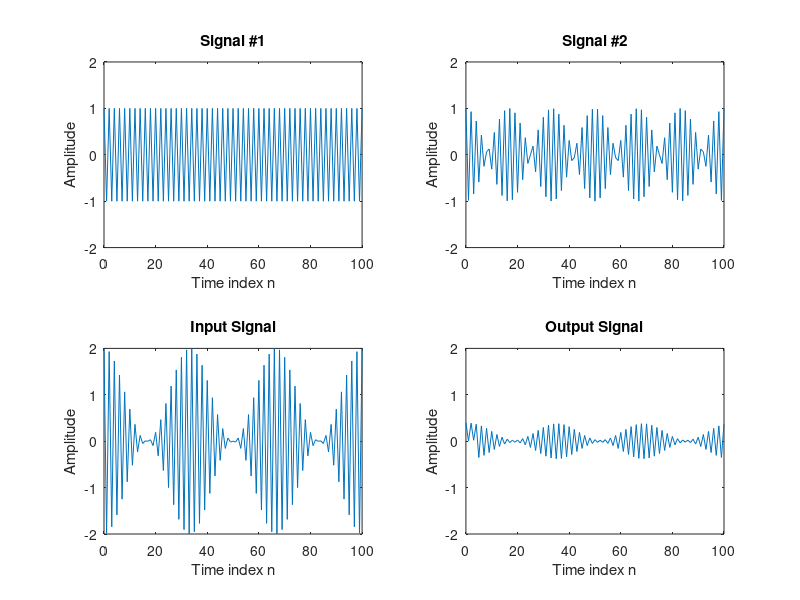

Write MATLAB code to recreate this figure.

% Program P2_1
% Simulation of an M-point Moving Average Filter
% Generate the input signal
n = 0:100;
s1 = cos(2*pi*0.5*n); % A low-frequency sinusoid
s2 = cos(2*pi*0.47*n); % A high frequency sinusoid
x = s1+s2;
% Implementation of the moving average filter
M = input('Desired length of the filter = ');
num = ones(1,M);
y = filter(num,1,x)/M;
% Display the input and output signals
clf;
subplot(2,2,1);
plot(n, s1);
axis([0, 100, -2, 2]);
xlabel('Time index n'); ylabel('Amplitude');
title('Signal #1');
subplot(2,2,2);
plot(n, s2);
axis([0, 100, -2, 2]);
xlabel('Time index n'); ylabel('Amplitude');
title('Signal #2');
subplot(2,2,3);
plot(n, x);
axis([0, 100, -2, 2]);
xlabel('Time index n'); ylabel('Amplitude');
title('Input Signal');
subplot(2,2,4);
plot(n, y);
axis([0, 100, -2, 2]);
xlabel('Time index n'); ylabel('Amplitude');
title('Output Signal');	
axis;
